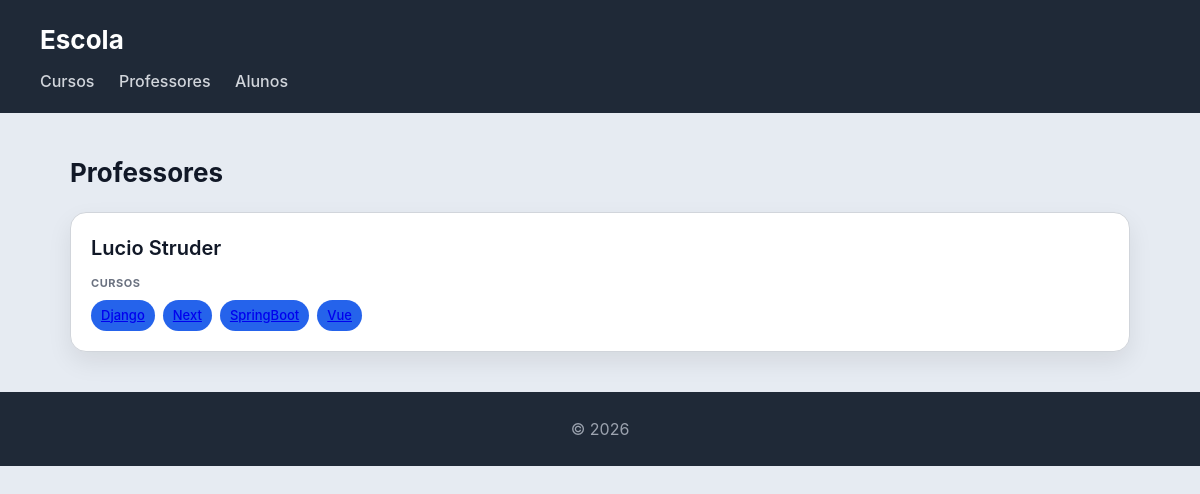
/escola/professores/, run on the app's committed database.
### escola/models.py (models this page shows)
class Professor(models.Model):
    nome = models.CharField(max_length=100)
    email = models.EmailField()
    def __str__(self):
        return self.nome

class Curso(models.Model):
    nome = models.CharField(max_length=100)
    imagem = models.ImageField(upload_to='cursos/')
    professor = models.ForeignKey(Professor, on_delete=models.CASCADE, related_name='cursos')
    alunos = models.ManyToManyField(Aluno, related_name='cursos')
    def __str__(self):
        return self.nome

### escola/views.py (the view)
# urls.py: path('professores/', views.professores_view, name='professores'),
def professores_view(request):
    professores = (
        Professor.objects
        .prefetch_related('cursos')
        .all()
    )
    return render(request, 'escola/professores.html', {'professores': professores})

### escola/templates/escola/professores.html
{% extends "escola/base.html" %}
{% block content %}
<h2>Professores</h2>
<section>
    {% for professor in professores %}
    <article>
        <header>
            <h3>{{ professor }}</h3>
        </header>
        <section>
            <h4>Cursos</h4>
            <ul>
                {% for curso in professor.cursos.all %}
                    <li>
                        <a href="{% url 'curso' curso.id %}">
                        {{ curso }}
                        </a>
                    </li>
               {% endfor %}
            </ul>
        </section>
    </article>
    {% endfor %}
</section>
{% endblock %}

### staticfiles/escola/styles.css (style rules this page uses)
* { box-sizing: border-box; margin: 0; padding: 0; }
body { font-family: "Inter", "Segoe UI", system-ui, -apple-system, sans-serif; background: #e6ebf2; color: #111827; line-height: 1.5; }
h2 { margin-bottom: 20px; font-size: 26px; }
section > article { background: white; padding: 20px; border-radius: 16px; border: 1px solid #d1d5db; box-shadow: 0 10px 25px rgba(0,0,0,0.08); transition: all 0.25s ease; margin-bottom: 20px; }
article > header { margin-bottom: 12px; }
article > header > h3 { font-size: 20px; font-weight: 600; margin-bottom: 4px; }
article > section { margin-top: 10px; }
article > section > h4 { font-size: 11px; text-transform: uppercase; color: #6b7280; margin-bottom: 8px; letter-spacing: 0.05em; }
article > section > ul { list-style: none; display: flex; flex-wrap: wrap; gap: 8px; }
article > section > ul > li { background: #2563eb; color: white; padding: 6px 10px; border-radius: 999px; font-size: 13px; font-weight: 500; }

### data on the page
Professor: nome "Lucio Struder"
Curso: nome "Django"
Curso: nome "Next"
Curso: nome "SpringBoot"
Curso: nome "Vue"
